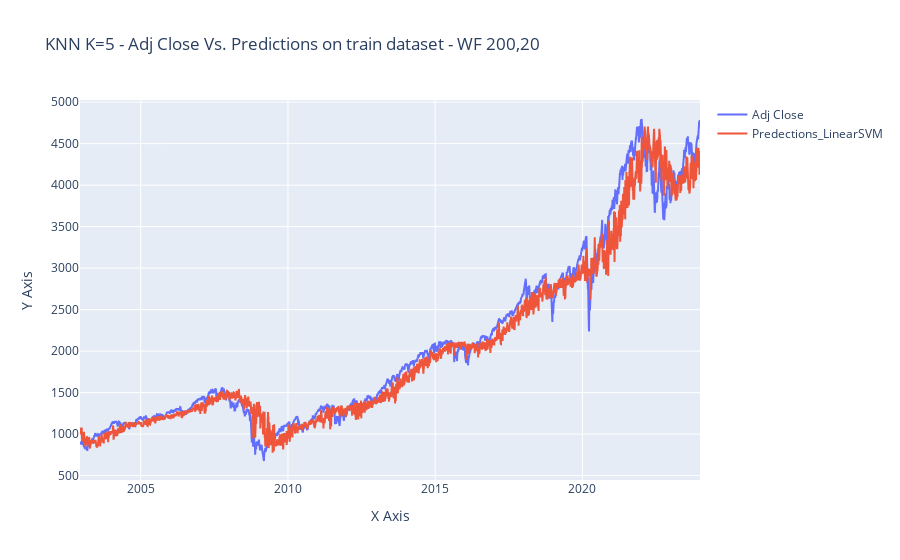

The notebook cell saved with this chart:
### Code cell
# Assuming df is your DataFrame containing the data
# Replace 'feature1' and 'feature2' with the names of the features you want to plot
feature1 = 'Adj Close'
feature2 = 'Predections_LinearSVM'

# Create line plot
fig = go.Figure(data=go.Scatter(
    x=knn_data_results.index,  # Assuming the index represents x-axis values
    y=knn_data_results[feature1],
    mode='lines',
    name=feature1
))

# Add another line plot for the second feature
fig.add_trace(go.Scatter(
    x=knn_data_results.index,  # Assuming the index represents x-axis values
    y=knn_data_results[feature2],
    mode='lines',
    name=feature2
))

# Customize layout
fig.update_layout(
    title='KNN K=5 - Adj Close Vs. Predictions on train dataset - WF 200,20',
    xaxis=dict(title='X Axis'),  # Customize x-axis label
    yaxis=dict(title='Y Axis'),  # Customize y-axis label
    hovermode='closest'
)

# Show plot
fig.show()

### Figure 1 — Plotly figure (JSON) as saved in the notebook; plotly's stock layout.template omitted (floating-point values rounded to 4 significant figures; data arrays with more than 128 entries replaced by an {"elided": "..."} marker saying what was removed)
{"data": [{"mode": "lines", "name": "Adj Close", "type": "scatter", "x": {"elided": "5300 str values"}, "y": {"elided": "5300 float values"}}, {"mode": "lines", "name": "Predections_LinearSVM", "type": "scatter", "x": {"elided": "5300 str values"}, "y": {"elided": "5300 float values"}}], "layout": {"hovermode": "closest", "title": {"text": "KNN K=5 - Adj Close Vs. Predictions on train dataset - WF 200,20"}, "xaxis": {"title": {"text": "X Axis"}}, "yaxis": {"title": {"text": "Y Axis"}}}}
